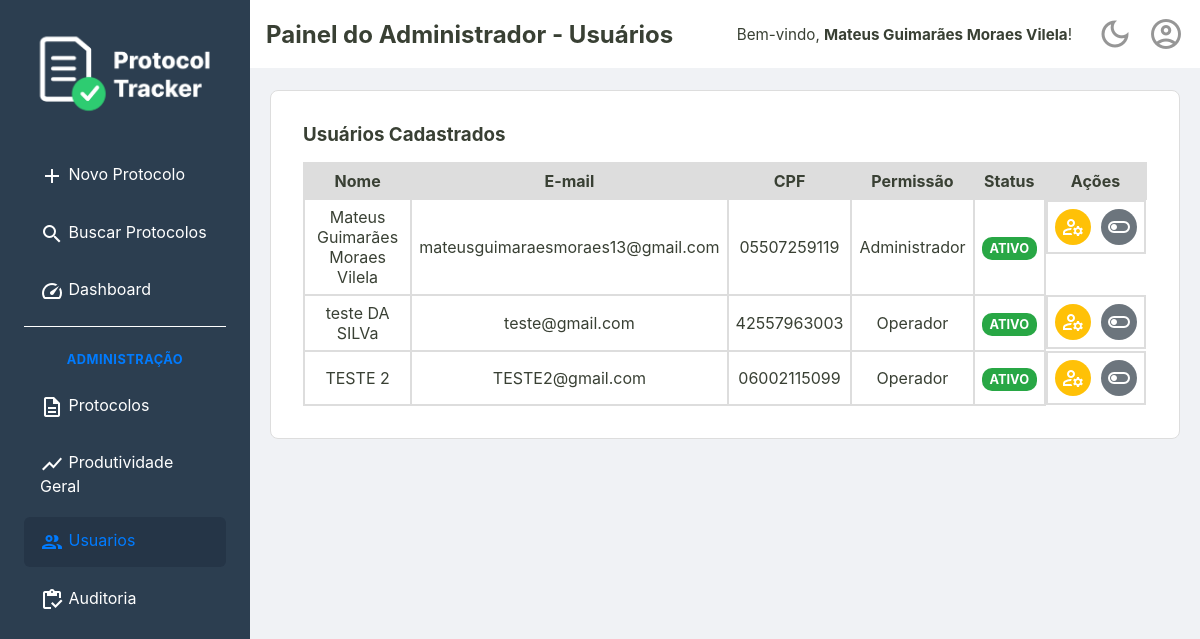
The page /admin/usuarios (signed in) on the database as committed earlier.
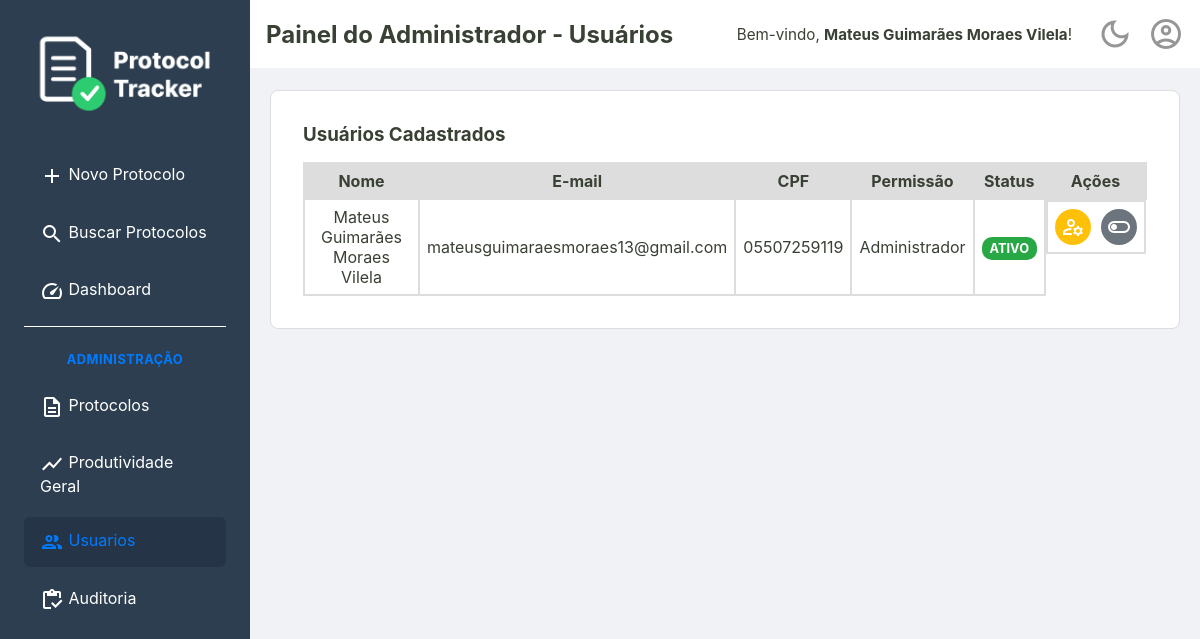
The same page on the database as committed later.
### tables this page shows
CREATE TABLE usuarios (
    id INTEGER PRIMARY KEY,
    nome TEXT NOT NULL,
    email TEXT NOT NULL UNIQUE,
    cpf TEXT NOT NULL UNIQUE,
    senha TEXT NOT NULL,
    permissao TEXT NOT NULL DEFAULT 'operador',
    criado_em TEXT NOT NULL,
    ativo INTEGER NOT NULL DEFAULT 1
  );

### templates/admin/usuarios.php (called while the page is built)
<?php require __DIR__ . '/../_partials/_header.php'; ?>
<?php require __DIR__ . '/_listaUsuarios.php'; ?>
<?php require __DIR__ . '/../_partials/_footer.php'; ?>

### src/Controller/AdminController.php (called while the page is built, shortened)
<?php
class AdminController {
    private ?Usuario $usuarioLogado = null;
    private bool $isAdmin = false;
    public function __construct(
        private UsuarioRepository $usuarioRepositorio,
        private UsuarioService $usuarioService,
        private ProtocoloRepositorySql $protocoloRepositorio,
        private DashboardService $dashboardService,
        private AuditService $auditService
    ) {
        $idUsuario = $_SESSION['usuario_logado_id'] ?? null;
        if ($idUsuario) {
            $this->usuarioLogado = $this->usuarioRepositorio->buscaPorId($idUsuario);
        }
        if ($this->usuarioLogado && $this->usuarioLogado->permissao() === 'administrador') {
            $this->isAdmin = true;
        }
    }
    public function listaUsuarios()
    {
        try {
            $listaDeUsuarios = $this->usuarioRepositorio->all();
            $tituloDaPagina = "Painel do Administrador - Usuários";
            $usuarioLogado = $this->usuarioLogado;
            require __DIR__ . '/../../templates/admin/usuarios.php';
        } catch (\Throwable $th) {
            $erro = $e->getMessage();
            $usuarioLogado = $this->usuarioLogado;
            $isAdmin = $this->isAdmin;
            require __DIR__ . '/../../templates/home.php';
        }
    }
}

### src/Repository/UsuarioRepository.php (called while the page is built, shortened)
<?php
final class UsuarioRepository
{
    private PDO $connection;
    public function __construct(PDO $connection)
    {
        $this->connection = $connection;
    }
    public function all(): array
    {
        $sqlQuery = "SELECT * FROM usuarios;";
        $stmt = $this->connection->query($sqlQuery);
        $listaDeUsuarios = $this->hidrataListaDeUsuarios($stmt);
        return $listaDeUsuarios;
    }
    public function buscaPorId(int $id): ?Usuario
    {
        $sqlQuery = "SELECT * FROM usuarios WHERE id = :id;";
        $stmt = $this->connection->prepare($sqlQuery);
        $stmt->bindValue(':id', $id);
        $stmt->execute();
        $dadosUsuario = $stmt->fetch();
        return Usuario::fromArray($dadosUsuario);
    }
    private function hidrataListaDeUsuarios(PDOStatement $stmt): array
    {
        $listaDeUsuarios = [];
        while($usuarioDados = $stmt->fetch()){
            $listaDeUsuarios[] = Usuario::fromArray($usuarioDados);
        }
        return $listaDeUsuarios;
    }
}

### src/Model/Usuario.php (called while the page is built, shortened)
<?php
class Usuario {
    public function nome(): string
    {
        return $this->nome;
    }
    public function email(): string
    {
        return $this->email;
    }
    public function cpf(): string
    {
        return $this->cpf;
    }
    public function permissao(): string
    {
        return $this->permissao;
    }
    public function isAtivo(): bool
    {
        return $this->ativo;
    }
    public static function fromArray(array $dados): self
    {
        try {
            $data = new DateTimeImmutable($dados['criado_em']);
        } catch (Exception $e) {
            throw new Exception("Falha ao criar data a partir do valor: " . ($dados['criado_em'] ?? 'N/A'));
        }
        return new self(
            $dados['id'],
            $dados['nome'],
            $dados['email'],
            $dados['cpf'],
            $dados['senha'],
            $dados['permissao'],
            $data,
            (bool) $dados['ativo']
        );
    }
}

### src/Controller/UsuarioController.php (called while the page is built, shortened)
<?php
class UsuarioController
{
    public function __construct(
        private UsuarioRepository $repositorio,
        private UsuarioService $usuarioService,
        private LoginService $loginService,
    ) {
        $id_usuario = $_SESSION['usuario_logado_id'] ?? null;
        if ($id_usuario) {
            $this->usuarioLogado = $this->repositorio->buscaPorId($id_usuario);
        }
    }
}

### templates/admin/_listaUsuarios.php (the view, shortened to what the changed rows need)
<section class="listagem-container">
    <table class="protocolos-table datatable-js">
        <thead>
            <tr>
                <th>Nome</th>
                <th>E-mail</th>
                <th>CPF</th>
                <th>Permissão</th>
                <th>Status</th>
                <th class="acoes-header">Ações</th>
            </tr>
        </thead>
        <tbody>
            <?php foreach ($listaDeUsuarios as $usuario): ?>
                <tr>
                    <td><?= htmlspecialchars($usuario->nome()) ?></td>
                    <td><?= htmlspecialchars($usuario->email()) ?></td>
                    <td><?= htmlspecialchars($usuario->cpf()) ?></td>
                    <td><?= htmlspecialchars(ucfirst($usuario->permissao())) ?></td>
                    <td>
                        <?php if ($usuario->isAtivo()): ?>
                            <span class="badge badge-success">Ativo</span>
                        <?php else: ?>
                            <span class="badge badge-danger">Inativo</span>
                        <?php endif; ?>
                    </td>
                    <td class="acoes-cell">
                        <form action="/admin/usuarios/editar-cadastro" method="get" style="display:inline;">
                            <button type="submit" class="btn-acao btn-editar" title="Editar Usuário">
                                <span class="material-icons-outlined">manage_accounts</span>
                            </button>
                        </form>
                        <form action="/editar-status" method="post" onsubmit="return confirm('Tem certeza que deseja alterar o status deste usuário?');">
                            <button type="submit" class="btn-acao <?= $usuario->isAtivo() ? 'btn-desativar' : 'btn-ativar' ?>" title="<?= $usuario->isAtivo() ? 'Desativar' : 'Ativar' ?>">
                                <span class="material-icons-outlined">
                                </span>
                            </button>
                        </form>
                    </td>
                </tr>
            <?php endforeach; ?>
        </tbody>
    </table>
</section>

### templates/_partials/_content-header.php (shortened to what the changed rows need)
<div class="content-header">
    <div class="header-title">
        <h2><?= isset($tituloDaPagina) ? htmlspecialchars($tituloDaPagina) : 'Página sem Título' ?></h2>
    </div>
    <div class="header-actions">
        <?php if (isset($usuarioLogado) && $usuarioLogado): ?>
            <div class="welcome-message">
                <span>Bem-vindo, <strong><?= htmlspecialchars($usuarioLogado->nome()) ?></strong>!</span>
            </div>
        <?php endif; ?>
    </div>
</div>

Rows that differ between the two databases and show on the page:
removed usuarios: nome "teste DA SILVa", email "teste@gmail.com", cpf "42557963003", permissao "Operador", ativo "ATIVO"
removed usuarios: nome "TESTE 2", email "TESTE2@gmail.com", cpf "06002115099", permissao "Operador", ativo "ATIVO"
